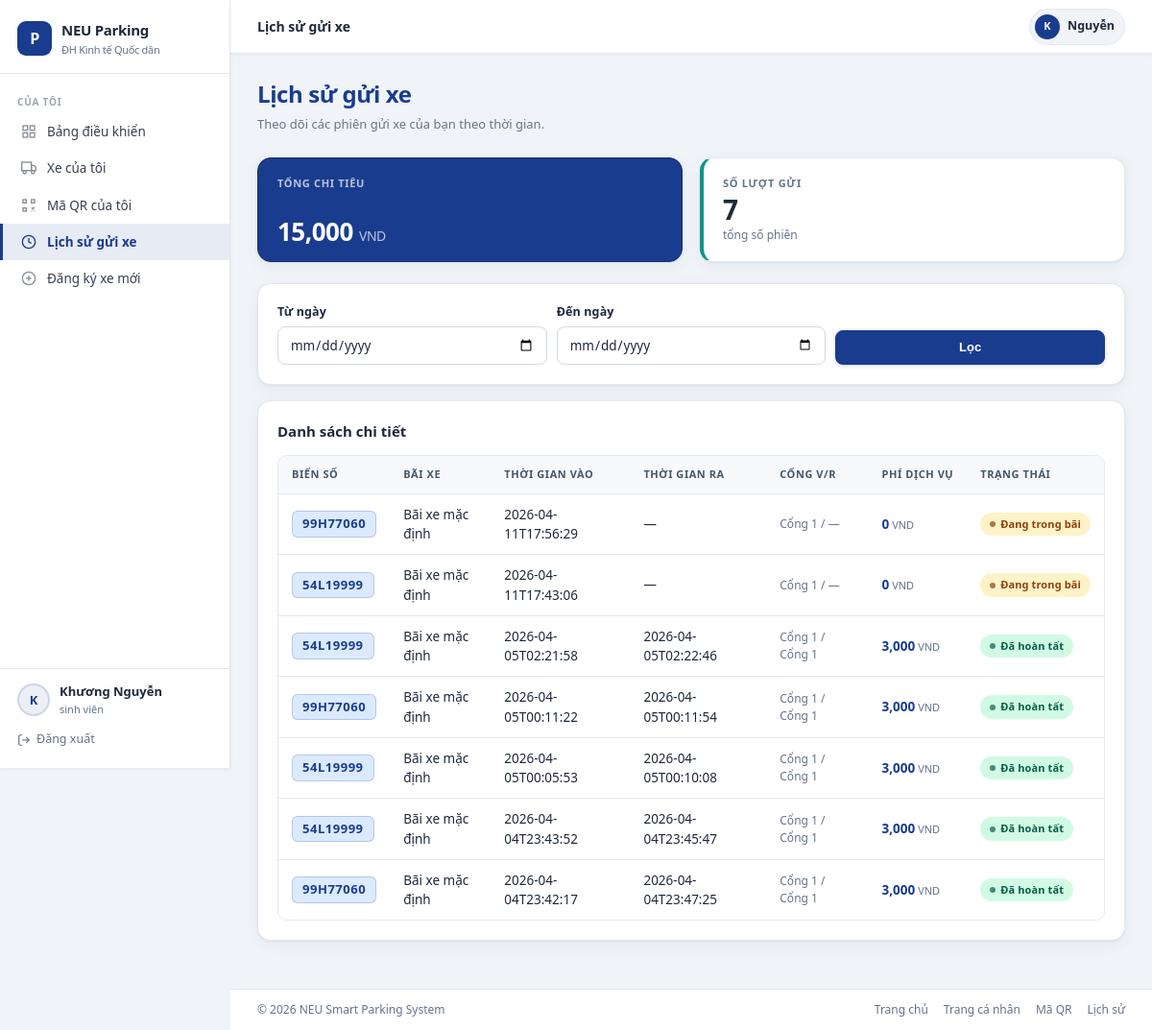
Page /self-history (signed in) on the earlier database version.
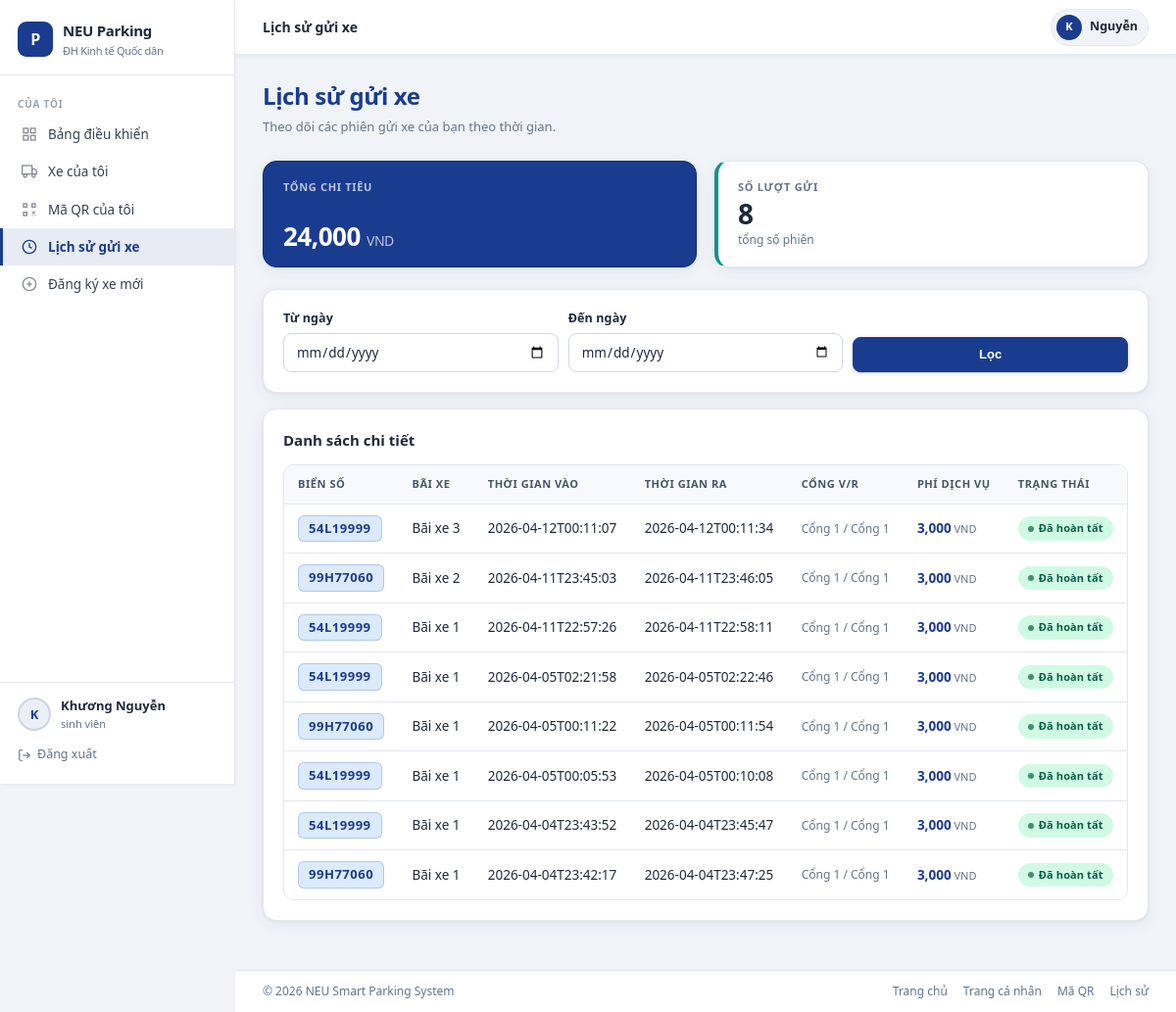
Same page on the later database version.
### tables this page shows
CREATE TABLE parking_log (
            id INTEGER PRIMARY KEY AUTOINCREMENT,
            plate TEXT NOT NULL,
            student_code TEXT NOT NULL,
            time_in TEXT NOT NULL,
            time_out TEXT,
            gate_in TEXT,
            gate_out TEXT,
            fee INTEGER NOT NULL DEFAULT 0,
            status TEXT NOT NULL DEFAULT 'IN_PARKING',
            note TEXT,
            created_at TEXT DEFAULT CURRENT_TIMESTAMP
        , parking_area_id INTEGER);

### app.py (the view)
@app.route("/self-history")
@roles_required("student")
def self_history():
    student_code = g.user.get("student_code")
    date_from = (request.args.get("date_from") or "").strip()
    date_to = (request.args.get("date_to") or "").strip()
    where = ["pl.student_code=:student_code"]
    params = {"student_code": student_code or ""}
    if date_from:
        where.append("date(pl.time_in) >= :date_from")
        params["date_from"] = date_from
    if date_to:
        where.append("date(pl.time_in) <= :date_to")
        params["date_to"] = date_to
    where_sql = f"WHERE {' AND '.join(where)}"
    histories = _fetch_all(
        f"""
        SELECT
            pl.plate,
            pl.time_in,
            pl.time_out,
            pl.fee,
            pl.status,
            pl.gate_in,
            pl.gate_out,
            COALESCE(pa.name, 'Bãi xe mặc định') AS parking_area_name
        FROM parking_log pl
        LEFT JOIN parking_areas pa ON pa.id = pl.parking_area_id
        {where_sql}
        ORDER BY pl.id DESC
        LIMIT 150
        """,
        params,
    )
    return render_template(
        "self_history.html",
        user=g.user,
        histories=histories,
        total_sessions=len(histories),
        total_spent=sum(int(row[3] or 0) for row in histories),
        date_from=date_from,
        date_to=date_to,
    )

### app.py (called while the page is built)
def _engine():
    return get_engine()

def _fetch_all(sql: str, params: dict | None = None):
    with _engine().connect() as conn:
        return conn.execute(text(sql), params or {}).fetchall()

def roles_required(*roles: str):
    def decorator(view):
        @wraps(view)
        def wrapped_view(*args, **kwargs):
            if not g.user:
                return redirect(url_for("login", next=request.path))
            if g.user.get("role") not in roles:
                flash("Bạn không có quyền truy cập trang này.", "error")
                return redirect(url_for("dashboard"))
            return view(*args, **kwargs)
        return wrapped_view
    return decorator

def _translate_role(role: str | None) -> str:
    return {
        "admin": "quản trị viên",
        "guard": "bảo vệ",
        "student": "sinh viên",
    }.get((role or "").lower(), role or "-")

@app.before_request
def load_current_user():
    user_id = session.get("user_id")
    if not user_id:
        g.user = None
        return
    user = get_user_by_id(int(user_id))
    if not user:
        session.clear()
        g.user = None
        return
    g.user = user

### templates/self_history.html (shortened to what this page needs)
{% extends 'base.html' %}
{% block topbar_title %}Lịch sử gửi xe{% endblock %}
{% block extra_css %}
<link rel="stylesheet" href="{{ url_for('static', filename='css/student.css') }}">
{% endblock %}
{% block content %}
<div class="page-header">
    <div>
        <h1 class="page-title">Lịch sử gửi xe</h1>
        <p class="page-subtitle">Theo dõi các phiên gửi xe của bạn theo thời gian.</p>
    </div>
</div>
<div class="grid grid-2" style="margin-bottom:22px;">
    <article class="stat-card dark">
        <p class="stat-label">Tổng chi tiêu</p>
        <p class="stat-value" style="font-size:26px;">
            {{ "{:,.0f}".format(total_spent) }}
            <span style="font-size:14px;font-weight:500;opacity:0.7;"> VND</span>
        </p>
    </article>
    <article class="stat-card accent-teal">
        <p class="stat-label">Số lượt gửi</p>
        <p class="stat-value">{{ total_sessions }}</p>
        <p style="font-size:12px;color:var(--text-secondary);margin-top:4px;">tổng số phiên</p>
    </article>
</div>
<article class="section-card" style="margin-bottom:16px;">
    <form method="get" action="{{ url_for('self_history') }}" class="filter-bar">
        <div class="form-group">
            <label for="date_from">Từ ngày</label>
            <input id="date_from" type="date" name="date_from" value="{{ date_from }}">
        </div>
        <div class="form-group">
            <label for="date_to">Đến ngày</label>
            <input id="date_to" type="date" name="date_to" value="{{ date_to }}">
        </div>
        <div>
            <button class="btn btn-primary" type="submit" style="width:100%;">Lọc</button>
        </div>
    </form>
</article>
<article class="section-card">
    <div class="section-head">
        <h2 class="section-title">Danh sách chi tiết</h2>
    </div>
    <div class="table-wrapper">
        <table>
            <thead>
                <tr>
                    <th>Biển số</th>
                    <th>Bãi xe</th>
                    <th>Thời gian vào</th>
                    <th>Thời gian ra</th>
                    <th>Cổng V/R</th>
                    <th>Phí dịch vụ</th>
                    <th>Trạng thái</th>
                </tr>
            </thead>
            <tbody>
                {% for row in histories %}
                <tr>
                    <td><span class="plate-badge">{{ row[0] }}</span></td>
                    <td>{{ row[7] or '—' }}</td>
                    <td>{{ row[1] or '—' }}</td>
                    <td>{{ row[2] or '—' }}</td>
                    <td style="font-size:12px;color:var(--text-secondary);">{{ row[5] or '—' }} / {{ row[6] or '—' }}</td>
                    <td style="font-weight:700;color:var(--primary);">{{ "{:,.0f}".format(row[3] or 0) }}<span style="font-size:11px;font-weight:400;color:var(--text-secondary);"> VND</span></td>
                    <td>
                        <span class="badge {% if row[4] == 'IN_PARKING' %}badge-warning{% else %}badge-success{% endif %}">
                            {{ translate_status(row[4]) }}
                        </span>
                    </td>
                </tr>
                {% else %}
                <tr>
                    <td colspan="7" class="muted" style="text-align:center;padding:28px;">Chưa có lịch sử.</td>
                </tr>
                {% endfor %}
            </tbody>
        </table>
    </div>
</article>
{% endblock %}

Differences in the rows shown:
added parking_log: plate "54L19999", row "Bãi xe 3", time_in "2026-04-12T00:11:07", time_out "2026-04-12T00:11:34", gate_in "Cổng 1", gate_out "Cổng 1", fee "3,000"
changed parking_log (number 2 of 8 on the later page): row "Bãi xe mặc định" → "Bãi xe 2"; time_in "2026-04-11T17:56:29" → "2026-04-11T23:45:03"; time_out "—" → "2026-04-11T23:46:05"; gate_out "—" → "Cổng 1"; fee "0" → "3,000"; status "Đang trong bãi" → "Đã hoàn tất"
changed parking_log (number 3 of 8 on the later page): row "Bãi xe mặc định" → "Bãi xe 1"; time_in "2026-04-11T17:43:06" → "2026-04-11T22:57:26"; time_out "—" → "2026-04-11T22:58:11"; gate_out "—" → "Cổng 1"; fee "0" → "3,000"; status "Đang trong bãi" → "Đã hoàn tất"
changed parking_log (number 4 of 8 on the later page): row "Bãi xe mặc định" → "Bãi xe 1"
changed parking_log (number 5 of 8 on the later page): row "Bãi xe mặc định" → "Bãi xe 1"
changed parking_log (number 6 of 8 on the later page): row "Bãi xe mặc định" → "Bãi xe 1"
changed parking_log (number 7 of 8 on the later page): row "Bãi xe mặc định" → "Bãi xe 1"
changed parking_log (number 8 of 8 on the later page): row "Bãi xe mặc định" → "Bãi xe 1"
Other differences:
{{ "{:,.0f}".format(total_spent) }}: "15,000" → "24,000"
{{ total_sessions }}: "7" → "8"
